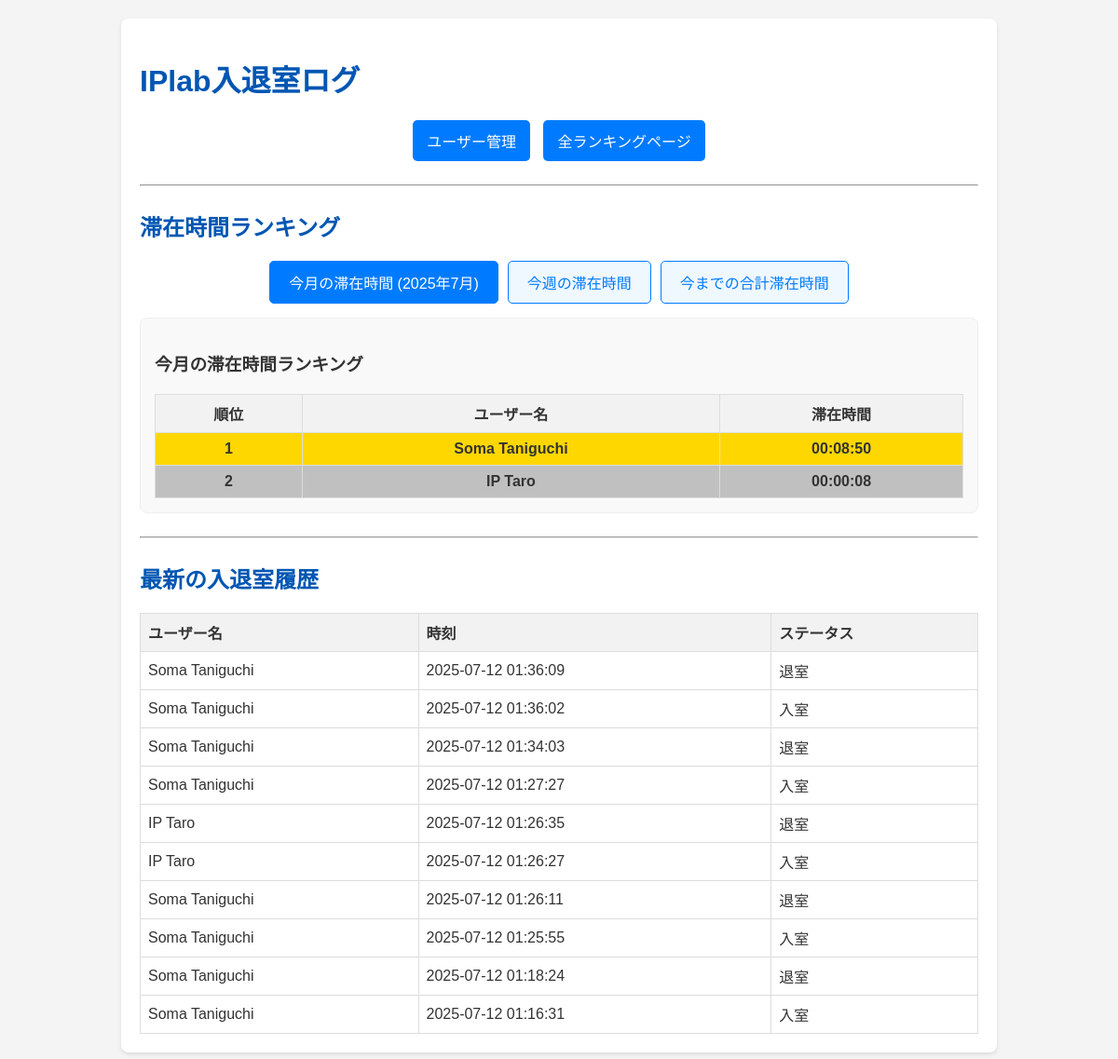
Before: / with the older database file.
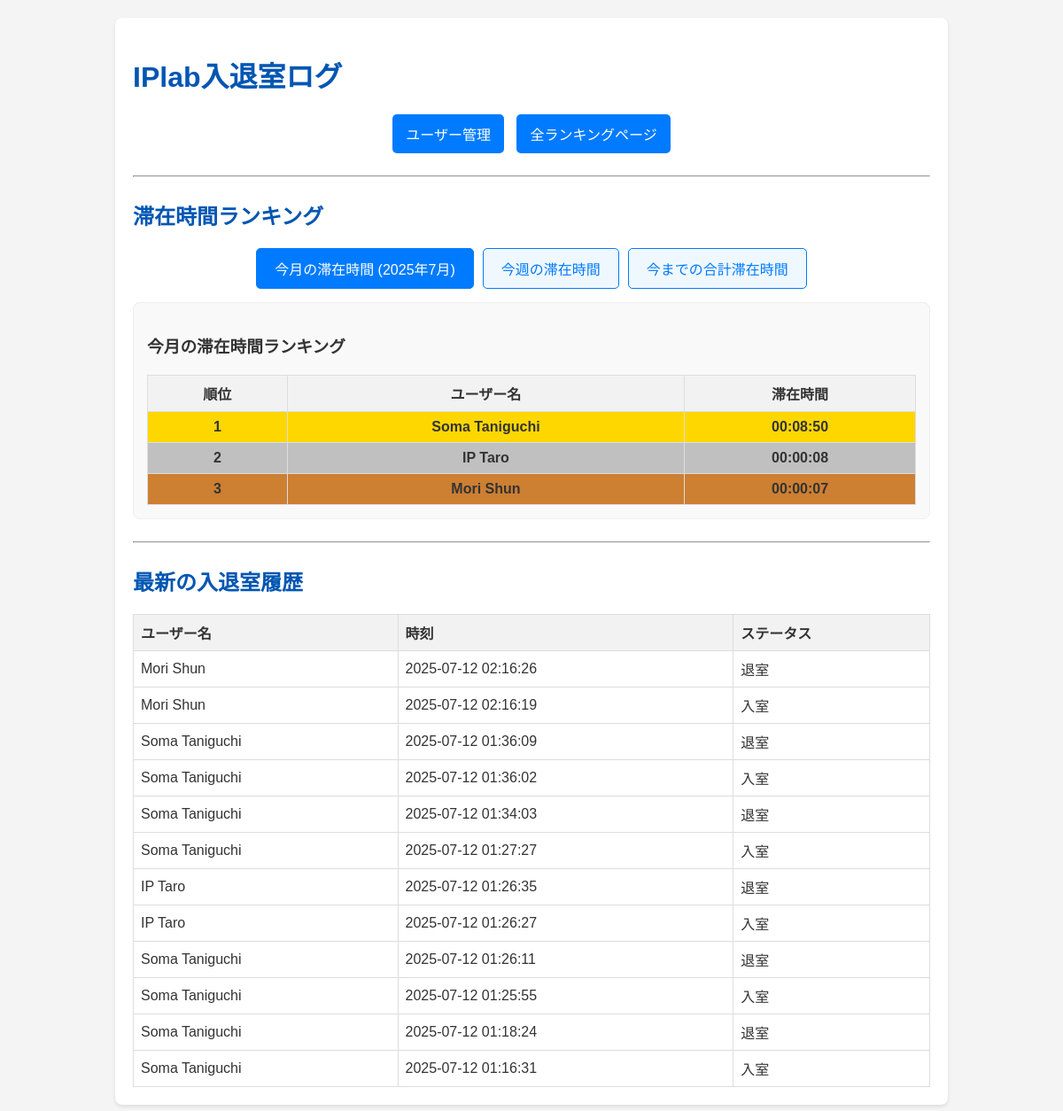
After: the same page with the newer database file.
### app.py (models this page shows, shortened)
class User(db.Model):
    id = db.Column(db.Integer, primary_key=True)
    idm = db.Column(db.String(160), unique=True, nullable=False)
    name = db.Column(db.String(80), nullable=False)

class AccessLog(db.Model):
    id = db.Column(db.Integer, primary_key=True)
    user_id = db.Column(db.Integer, db.ForeignKey('user.id'), nullable=False)
    timestamp = db.Column(db.DateTime, default=datetime.now)
    status = db.Column(db.String(20), nullable=False)
    user = db.relationship('User', backref=db.backref('access_logs', lazy=True))

### app.py (the view)
@app.route('/')
def index():
    access_logs = AccessLog.query.order_by(AccessLog.timestamp.desc()).limit(20).all() # 最新20件
    current_year = datetime.now().year
    current_month = datetime.now().month
    monthly_ranking = calculate_monthly_stay_time(current_year, current_month)
    weekly_ranking = calculate_weekly_stay_time()
    total_ranking = calculate_total_stay_time()
    return render_template('index.html',
                           logs=access_logs,
                           monthly_ranking=monthly_ranking,
                           weekly_ranking=weekly_ranking,
                           total_ranking=total_ranking,
                           current_year=current_year,
                           current_month=current_month)

### app.py (called while the page is built)
def calculate_monthly_stay_time(year, month):
    start_date = datetime(year, month, 1)
    if month == 12:
        end_date = datetime(year + 1, 1, 1)
    else:
        end_date = datetime(year, month + 1, 1)
    logs = AccessLog.query.filter(
        AccessLog.timestamp >= start_date,
        AccessLog.timestamp < end_date
    ).order_by(AccessLog.user_id, AccessLog.timestamp).all()
    return _calculate_stay_time_for_logs(logs)

def calculate_weekly_stay_time():
    today = datetime.now()
    start_of_week = today - timedelta(days=today.weekday())
    start_of_week = start_of_week.replace(hour=0, minute=0, second=0, microsecond=0)
    end_of_week = start_of_week + timedelta(days=7)
    logs = AccessLog.query.filter(
        AccessLog.timestamp >= start_of_week,
        AccessLog.timestamp < end_of_week
    ).order_by(AccessLog.user_id, AccessLog.timestamp).all()
    return _calculate_stay_time_for_logs(logs)

def calculate_total_stay_time():
    logs = AccessLog.query.order_by(AccessLog.user_id, AccessLog.timestamp).all()
    return _calculate_stay_time_for_logs(logs)

### templates/index.html (shortened to what this page needs)
<!DOCTYPE html>
<html lang="ja">
<head>
</head>
<body>
    <div class="container">
        <h1>IPlab入退室ログ</h1>
        <div class="nav-links">
            <a href="{{ url_for('manage_users') }}">ユーザー管理</a>
            <a href="{{ url_for('show_ranking') }}">全ランキングページ</a>
        </div>
        <hr style="margin: 25px 0;">
        <h2>滞在時間ランキング</h2>
        <div class="ranking-tabs">
            <button class="tab-button active" onclick="showRanking('monthly', this)">今月の滞在時間 ({{ current_year }}年{{ current_month }}月)</button>
            <button class="tab-button" onclick="showRanking('weekly', this)">今週の滞在時間</button>
            <button class="tab-button" onclick="showRanking('total', this)">今までの合計滞在時間</button>
        </div>
        <div class="ranking-content">
            <div id="monthly-ranking" class="ranking-pane active">
                <h3>今月の滞在時間ランキング</h3>
                {% if monthly_ranking %}
                    <table class="ranking-table">
                        <thead>
                            <tr>
                                <th>順位</th>
                                <th>ユーザー名</th>
                                <th>滞在時間</th>
                            </tr>
                        </thead>
                        <tbody>
                            {% for entry in monthly_ranking %}
                                <tr class="{% if loop.index == 1 %}rank-1{% elif loop.index == 2 %}rank-2{% elif loop.index == 3 %}rank-3{% endif %}">
                                    <td>{{ loop.index }}</td>
                                    <td>{{ entry.name }}</td>
                                    <td>{{ entry.formatted_time }}</td>
                                </tr>
                            {% endfor %}
                        </tbody>
                    </table>
                {% else %}
                    <p>今月の滞在記録はありません。</p>
                {% endif %}
            </div>
        </div>
        <hr style="margin: 25px 0;">
        <h2>最新の入退室履歴</h2>
        {% if logs %}
            <table>
                <thead>
                    <tr>
                        <th>ユーザー名</th>
                        <th>時刻</th>
                        <th>ステータス</th>
                    </tr>
                </thead>
                <tbody>
                    {% for log in logs %}
                        <tr>
                            <td>{{ log.user.name }}</td>
                            <td>{{ log.timestamp.strftime('%Y-%m-%d %H:%M:%S') }}</td>
                            <td>{{ log.status }}</td>
                        </tr>
                    {% endfor %}
                </tbody>
            </table>
        {% else %}
            <p>入退室履歴はありません。</p>
        {% endif %}
    </div>
</body>
</html>

### templates/index.html (style rules this page uses)
body { font-family: Arial, sans-serif; margin: 20px; background-color: #f4f4f4; color: #333; }
h1, h2 { color: #0056b3; }
.container { max-width: 900px; margin: auto; background: #fff; padding: 20px; border-radius: 8px; box-shadow: 0 2px 4px rgba(0,0,0,0.1); }
.nav-links { text-align: center; margin-bottom: 20px; }
.nav-links a { display: inline-block; padding: 10px 15px; margin: 0 5px; background-color: #007bff; color: white; text-decoration: none; border-radius: 5px; }
table { width: 100%; border-collapse: collapse; margin-top: 20px; }
th, td { border: 1px solid #ddd; padding: 8px; text-align: left; }
th { background-color: #f2f2f2; }
.ranking-tabs { display: flex; justify-content: center; margin-bottom: 15px; }
.ranking-tabs button { padding: 10px 20px; margin: 0 5px; border: 1px solid #007bff; border-radius: 5px; background-color: #f0f8ff; color: #007bff; cursor: pointer; font-size: 16px; transition: background-color 0.3s, color 0.3s; }
.ranking-tabs button.active { background-color: #007bff; color: white; }
.ranking-content { border: 1px solid #eee; padding: 15px; border-radius: 8px; background-color: #f9f9f9; }
.ranking-pane { display: none; }
.ranking-pane.active { display: block; }
.rank-1 { background-color: #ffd700; font-weight: bold; }
.rank-2 { background-color: #c0c0c0; font-weight: bold; }
.rank-3 { background-color: #cd7f32; font-weight: bold; }
.ranking-table th, .ranking-table td { text-align: center; }
.ranking-table td:first-child { font-weight: bold; }

Changed rows visible on the page:
added User: name "Mori Shun", formatted_time "00:00:07"
added AccessLog: user.name "Mori Shun", timestamp "2025-07-12 02:16:26", status "退室"
added AccessLog: user.name "Mori Shun", timestamp "2025-07-12 02:16:19", status "入室"
